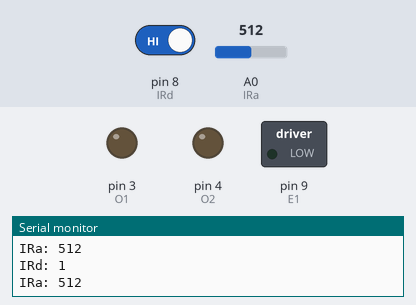
A sketch run on a simulated Arduino Uno, built with avr-gcc and run on an emulated ATmega328P. On the bench: switched loads named in the sketch (green lamp = pin HIGH), output pins drawn as LEDs (lit = HIGH), the last lines printed to the serial monitor. The test bench sets the inputs (shaded band); at power-on: A0 (IRa) = 512, pin 8 (IRd) HIGH.

Above: at 1.2 s.
1.3 s: A0 (IRa) set to 86
2.8 s: A0 (IRa) set to 76
At 3.3 s:
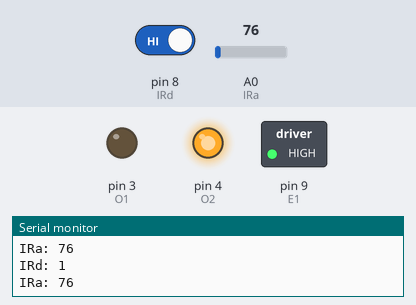
4.3 s: A0 (IRa) set to 122
At 5.8 s:
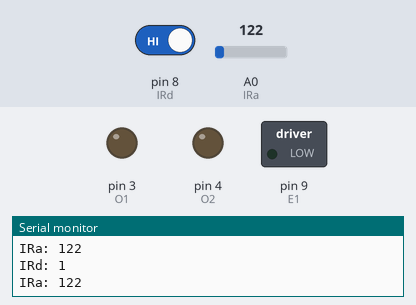
Timing chart, 0 to 7.3 s (numbered marks = the images above; inputs shaded):
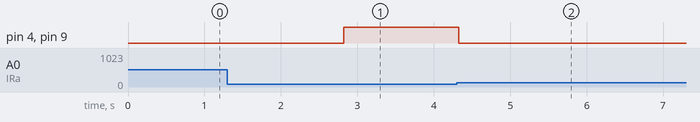

The sketch:

MODUL4_1.2_KEL24_ROBOTIKA.ino
```cpp
//#include <tcrt5k.h>
#define E1 9
#define O1 3
#define O2 4
#define IRa A0
#define IRd 8
void setup() {
 pinMode(E1, OUTPUT);
 pinMode(O1, OUTPUT);
 pinMode(O2, OUTPUT);
 pinMode(IRa, INPUT);
 pinMode(IRd, INPUT);
 Serial.begin(9600);
}
void loop() {
  delayMicroseconds(500);
  int b = analogRead(A0);
  int c = digitalRead(8);
  Serial.print("IRa: ");
  Serial.println(b);
  Serial.print("IRd: ");
  Serial.println(c);

  if (b <= 80){
    digitalWrite(E1, HIGH);
    digitalWrite(O1, LOW);
    digitalWrite(O2, HIGH);
  }
  else if (b >= 1150){
    digitalWrite(E1, HIGH);
    digitalWrite(O1, HIGH);
    digitalWrite(O2, LOW);
  }
//else if (IRd == 1){
// digitalWrite(E1, HIGH);
// digitalWrite(O1, HIGH);
// digitalWrite(O2, LOW);
//}
//if (IRd == 0){
// digitalWrite(E1, HIGH);
// digitalWrite(O1, HIGH);
// digitalWrite(O2, LOW);
//}
  else{
    digitalWrite(E1, LOW);
    digitalWrite(O1, LOW);
    digitalWrite(O2, LOW);
  }
}
```

Measured:
- the behaviour switches between 81 and 80 on A0 (IRa) (found by bisection; images 0 and 1)
- after the input at 2.8 s, pin 4 (O2), pin 9 (E1): LOW → HIGH at once
- after the input at 4.3 s, pin 4 (O2), pin 9 (E1): HIGH → LOW at once
